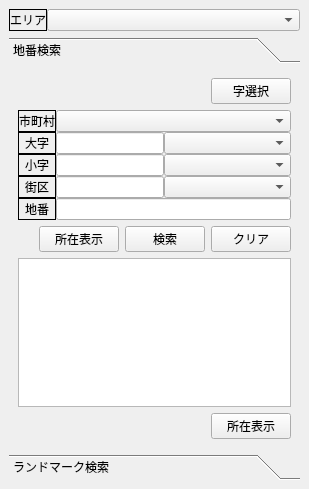
<?xml version="1.0" encoding="UTF-8"?>
<ui version="4.0">
 <class>SearchZmapDockWidgetBase</class>
 <widget class="QDockWidget" name="SearchZmapDockWidgetBase">
  <property name="geometry">
   <rect>
    <x>0</x>
    <y>0</y>
    <width>309</width>
    <height>489</height>
   </rect>
  </property>
  <property name="windowTitle">
   <string>住宅地図検索</string>
  </property>
  <widget class="QWidget" name="dockWidgetContents">
   <layout class="QGridLayout" name="gridLayout">
    <item row="0" column="0">
     <layout class="QHBoxLayout" name="horizontalLayout">
      <property name="spacing">
       <number>0</number>
      </property>
      <item>
       <widget class="QLabel" name="label">
        <property name="sizePolicy">
         <sizepolicy hsizetype="Preferred" vsizetype="Preferred">
          <horstretch>0</horstretch>
          <verstretch>0</verstretch>
         </sizepolicy>
        </property>
        <property name="frameShape">
         <enum>QFrame::Box</enum>
        </property>
        <property name="text">
         <string>エリア</string>
        </property>
        <property name="alignment">
         <set>Qt::AlignCenter</set>
        </property>
       </widget>
      </item>
      <item>
       <widget class="QComboBox" name="combo_area">
        <property name="sizePolicy">
         <sizepolicy hsizetype="Expanding" vsizetype="Fixed">
          <horstretch>0</horstretch>
          <verstretch>0</verstretch>
         </sizepolicy>
        </property>
       </widget>
      </item>
     </layout>
    </item>
    <item row="1" column="0">
     <widget class="QToolBox" name="toolBox">
      <property name="frameShape">
       <enum>QFrame::NoFrame</enum>
      </property>
      <property name="currentIndex">
       <number>0</number>
      </property>
      <widget class="QWidget" name="page_chiban">
       <property name="geometry">
        <rect>
         <x>0</x>
         <y>0</y>
         <width>291</width>
         <height>369</height>
        </rect>
       </property>
       <attribute name="label">
        <string>地番検索</string>
       </attribute>
       <layout class="QVBoxLayout" name="verticalLayout">
        <item>
         <layout class="QHBoxLayout" name="horizontalLayout_2">
          <item>
           <spacer name="horizontalSpacer">
            <property name="orientation">
             <enum>Qt::Horizontal</enum>
            </property>
            <property name="sizeHint" stdset="0">
             <size>
              <width>40</width>
              <height>20</height>
             </size>
            </property>
           </spacer>
          </item>
          <item>
           <widget class="QPushButton" name="button_select">
            <property name="text">
             <string>字選択</string>
            </property>
           </widget>
          </item>
         </layout>
        </item>
        <item>
         <layout class="QGridLayout" name="gridLayout_2">
          <property name="spacing">
           <number>0</number>
          </property>
          <item row="4" column="0">
           <widget class="QLabel" name="label_4">
            <property name="frameShape">
             <enum>QFrame::Box</enum>
            </property>
            <property name="text">
             <string>地番</string>
            </property>
            <property name="alignment">
             <set>Qt::AlignCenter</set>
            </property>
           </widget>
          </item>
          <item row="2" column="1">
           <widget class="QLineEdit" name="edit_koaza">
            <property name="sizePolicy">
             <sizepolicy hsizetype="Fixed" vsizetype="Fixed">
              <horstretch>0</horstretch>
              <verstretch>0</verstretch>
             </sizepolicy>
            </property>
            <property name="maxLength">
             <number>4</number>
            </property>
           </widget>
          </item>
          <item row="2" column="0">
           <widget class="QLabel" name="label_3">
            <property name="frameShape">
             <enum>QFrame::Box</enum>
            </property>
            <property name="text">
             <string>小字</string>
            </property>
            <property name="alignment">
             <set>Qt::AlignCenter</set>
            </property>
           </widget>
          </item>
          <item row="2" column="2">
           <widget class="QComboBox" name="combo_koaza">
            <property name="sizePolicy">
             <sizepolicy hsizetype="Expanding" vsizetype="Fixed">
              <horstretch>0</horstretch>
              <verstretch>0</verstretch>
             </sizepolicy>
            </property>
           </widget>
          </item>
          <item row="1" column="2">
           <widget class="QComboBox" name="combo_ooaza">
            <property name="sizePolicy">
             <sizepolicy hsizetype="Expanding" vsizetype="Fixed">
              <horstretch>0</horstretch>
              <verstretch>0</verstretch>
             </sizepolicy>
            </property>
           </widget>
          </item>
          <item row="1" column="1">
           <widget class="QLineEdit" name="edit_ooaza">
            <property name="sizePolicy">
             <sizepolicy hsizetype="Fixed" vsizetype="Fixed">
              <horstretch>0</horstretch>
              <verstretch>0</verstretch>
             </sizepolicy>
            </property>
            <property name="maxLength">
             <number>4</number>
            </property>
           </widget>
          </item>
          <item row="1" column="0">
           <widget class="QLabel" name="label_2">
            <property name="frameShape">
             <enum>QFrame::Box</enum>
            </property>
            <property name="text">
             <string>大字</string>
            </property>
            <property name="alignment">
             <set>Qt::AlignCenter</set>
            </property>
           </widget>
          </item>
          <item row="4" column="1" colspan="2">
           <widget class="QLineEdit" name="edit_chiban"/>
          </item>
          <item row="0" column="1" colspan="2">
           <widget class="QComboBox" name="combo_city">
            <property name="sizePolicy">
             <sizepolicy hsizetype="Expanding" vsizetype="Fixed">
              <horstretch>0</horstretch>
              <verstretch>0</verstretch>
             </sizepolicy>
            </property>
           </widget>
          </item>
          <item row="0" column="0">
           <widget class="QLabel" name="label_6">
            <property name="frameShape">
             <enum>QFrame::Box</enum>
            </property>
            <property name="text">
             <string>市町村</string>
            </property>
            <property name="alignment">
             <set>Qt::AlignCenter</set>
            </property>
           </widget>
          </item>
          <item row="3" column="0">
           <widget class="QLabel" name="label_8">
            <property name="frameShape">
             <enum>QFrame::Box</enum>
            </property>
            <property name="text">
             <string>街区</string>
            </property>
            <property name="alignment">
             <set>Qt::AlignCenter</set>
            </property>
           </widget>
          </item>
          <item row="3" column="1">
           <widget class="QLineEdit" name="edit_gaiku">
            <property name="sizePolicy">
             <sizepolicy hsizetype="Fixed" vsizetype="Fixed">
              <horstretch>0</horstretch>
              <verstretch>0</verstretch>
             </sizepolicy>
            </property>
            <property name="maxLength">
             <number>4</number>
            </property>
           </widget>
          </item>
          <item row="3" column="2">
           <widget class="QComboBox" name="combo_gaiku">
            <property name="sizePolicy">
             <sizepolicy hsizetype="Expanding" vsizetype="Fixed">
              <horstretch>0</horstretch>
              <verstretch>0</verstretch>
             </sizepolicy>
            </property>
           </widget>
          </item>
         </layout>
        </item>
        <item>
         <layout class="QHBoxLayout" name="horizontalLayout_3">
          <item>
           <spacer name="horizontalSpacer_2">
            <property name="orientation">
             <enum>Qt::Horizontal</enum>
            </property>
            <property name="sizeHint" stdset="0">
             <size>
              <width>40</width>
              <height>20</height>
             </size>
            </property>
           </spacer>
          </item>
          <item>
           <widget class="QPushButton" name="button_locate_aza">
            <property name="text">
             <string>所在表示</string>
            </property>
            <property name="icon">
             <iconset>
              <normaloff>icons/actionLocate.png</normaloff>icons/actionLocate.png</iconset>
            </property>
           </widget>
          </item>
          <item>
           <widget class="QPushButton" name="button_search_chiban">
            <property name="text">
             <string>検索</string>
            </property>
            <property name="icon">
             <iconset>
              <normaloff>icons/actionSearch.png</normaloff>icons/actionSearch.png</iconset>
            </property>
           </widget>
          </item>
          <item>
           <widget class="QPushButton" name="button_clear_chiban">
            <property name="text">
             <string>クリア</string>
            </property>
            <property name="icon">
             <iconset>
              <normaloff>icons/back.png</normaloff>icons/back.png</iconset>
            </property>
           </widget>
          </item>
         </layout>
        </item>
        <item>
         <widget class="QTableView" name="table_view_chiban"/>
        </item>
        <item>
         <layout class="QHBoxLayout" name="horizontalLayout_4">
          <item>
           <spacer name="horizontalSpacer_3">
            <property name="orientation">
             <enum>Qt::Horizontal</enum>
            </property>
            <property name="sizeHint" stdset="0">
             <size>
              <width>40</width>
              <height>20</height>
             </size>
            </property>
           </spacer>
          </item>
          <item>
           <widget class="QPushButton" name="button_locate_chiban">
            <property name="text">
             <string>所在表示</string>
            </property>
            <property name="icon">
             <iconset>
              <normaloff>icons/actionLocate.png</normaloff>icons/actionLocate.png</iconset>
            </property>
           </widget>
          </item>
         </layout>
        </item>
       </layout>
      </widget>
      <widget class="QWidget" name="page_landmark">
       <property name="enabled">
        <bool>false</bool>
       </property>
       <property name="geometry">
        <rect>
         <x>0</x>
         <y>0</y>
         <width>291</width>
         <height>369</height>
        </rect>
       </property>
       <attribute name="label">
        <string>ランドマーク検索</string>
       </attribute>
       <layout class="QVBoxLayout" name="verticalLayout_2">
        <item>
         <layout class="QGridLayout" name="gridLayout_3">
          <item row="0" column="0">
           <widget class="QLabel" name="label_5">
            <property name="sizePolicy">
             <sizepolicy hsizetype="Preferred" vsizetype="Preferred">
              <horstretch>0</horstretch>
              <verstretch>0</verstretch>
             </sizepolicy>
            </property>
            <property name="frameShape">
             <enum>QFrame::Box</enum>
            </property>
            <property name="text">
             <string>カテゴリ</string>
            </property>
            <property name="alignment">
             <set>Qt::AlignCenter</set>
            </property>
            <property name="margin">
             <number>3</number>
            </property>
           </widget>
          </item>
          <item row="0" column="1">
           <widget class="QComboBox" name="combo_category"/>
          </item>
          <item row="1" column="0">
           <widget class="QLabel" name="label_7">
            <property name="sizePolicy">
             <sizepolicy hsizetype="Fixed" vsizetype="Preferred">
              <horstretch>0</horstretch>
              <verstretch>0</verstretch>
             </sizepolicy>
            </property>
            <property name="frameShape">
             <enum>QFrame::Box</enum>
            </property>
            <property name="text">
             <string>ランドマーク名</string>
            </property>
            <property name="alignment">
             <set>Qt::AlignCenter</set>
            </property>
            <property name="margin">
             <number>3</number>
            </property>
           </widget>
          </item>
          <item row="1" column="1">
           <widget class="QLineEdit" name="edit_landmark"/>
          </item>
         </layout>
        </item>
        <item>
         <layout class="QHBoxLayout" name="horizontalLayout_5">
          <item>
           <spacer name="horizontalSpacer_4">
            <property name="orientation">
             <enum>Qt::Horizontal</enum>
            </property>
            <property name="sizeHint" stdset="0">
             <size>
              <width>40</width>
              <height>20</height>
             </size>
            </property>
           </spacer>
          </item>
          <item>
           <widget class="QPushButton" name="button_search_landmark">
            <property name="text">
             <string>検索</string>
            </property>
            <property name="icon">
             <iconset>
              <normaloff>icons/actionSearch.png</normaloff>icons/actionSearch.png</iconset>
            </property>
           </widget>
          </item>
          <item>
           <widget class="QPushButton" name="button_clear_landmark">
            <property name="text">
             <string>クリア</string>
            </property>
            <property name="icon">
             <iconset>
              <normaloff>icons/back.png</normaloff>icons/back.png</iconset>
            </property>
           </widget>
          </item>
         </layout>
        </item>
        <item>
         <widget class="QTableView" name="table_view_landmark"/>
        </item>
        <item>
         <layout class="QHBoxLayout" name="horizontalLayout_6">
          <item>
           <spacer name="horizontalSpacer_5">
            <property name="orientation">
             <enum>Qt::Horizontal</enum>
            </property>
            <property name="sizeHint" stdset="0">
             <size>
              <width>40</width>
              <height>20</height>
             </size>
            </property>
           </spacer>
          </item>
          <item>
           <widget class="QPushButton" name="button_locate_landmark">
            <property name="text">
             <string>所在表示</string>
            </property>
            <property name="icon">
             <iconset>
              <normaloff>icons/actionLocate.png</normaloff>icons/actionLocate.png</iconset>
            </property>
           </widget>
          </item>
         </layout>
        </item>
       </layout>
      </widget>
     </widget>
    </item>
   </layout>
  </widget>
 </widget>
 <tabstops>
  <tabstop>combo_area</tabstop>
  <tabstop>button_select</tabstop>
  <tabstop>combo_city</tabstop>
  <tabstop>edit_ooaza</tabstop>
  <tabstop>combo_ooaza</tabstop>
  <tabstop>edit_koaza</tabstop>
  <tabstop>combo_koaza</tabstop>
  <tabstop>edit_gaiku</tabstop>
  <tabstop>combo_gaiku</tabstop>
  <tabstop>edit_chiban</tabstop>
  <tabstop>button_locate_aza</tabstop>
  <tabstop>button_search_chiban</tabstop>
  <tabstop>button_clear_chiban</tabstop>
  <tabstop>table_view_chiban</tabstop>
  <tabstop>button_locate_chiban</tabstop>
  <tabstop>button_clear_landmark</tabstop>
  <tabstop>table_view_landmark</tabstop>
  <tabstop>button_locate_landmark</tabstop>
  <tabstop>combo_category</tabstop>
  <tabstop>edit_landmark</tabstop>
  <tabstop>button_search_landmark</tabstop>
 </tabstops>
 <resources/>
 <connections/>
</ui>
